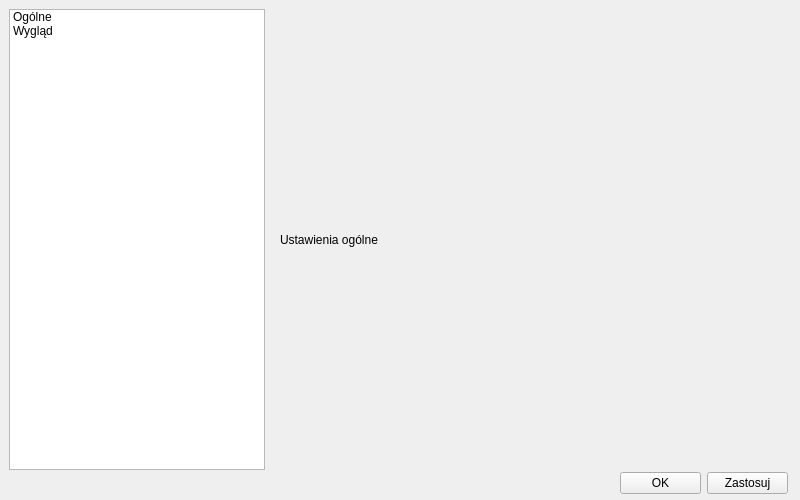
<?xml version="1.0" encoding="UTF-8"?>
<ui version="4.0">
 <class>SettingsWindow</class>
 <widget class="QWidget" name="SettingsWindow">
  <property name="geometry">
   <rect>
    <x>0</x>
    <y>0</y>
    <width>800</width>
    <height>500</height>
   </rect>
  </property>
  <property name="sizePolicy">
   <sizepolicy hsizetype="Fixed" vsizetype="Fixed">
    <horstretch>0</horstretch>
    <verstretch>0</verstretch>
   </sizepolicy>
  </property>
  <property name="minimumSize">
   <size>
    <width>800</width>
    <height>500</height>
   </size>
  </property>
  <property name="maximumSize">
   <size>
    <width>800</width>
    <height>500</height>
   </size>
  </property>
  <property name="windowTitle">
   <string>Ustawienia</string>
  </property>
  <widget class="QWidget" name="layoutWidget">
   <property name="geometry">
    <rect>
     <x>9</x>
     <y>9</y>
     <width>781</width>
     <height>461</height>
    </rect>
   </property>
   <layout class="QFormLayout" name="formLayout">
    <item row="0" column="1">
     <widget class="QStackedWidget" name="stackedWidget">
      <widget class="QWidget" name="pageGeneral">
       <layout class="QVBoxLayout">
        <item>
         <widget class="QLabel" name="label">
          <property name="text">
           <string>Ustawienia ogólne</string>
          </property>
         </widget>
        </item>
       </layout>
      </widget>
      <widget class="QWidget" name="pageAppearance">
       <layout class="QVBoxLayout">
        <item>
         <widget class="QLabel" name="label">
          <property name="text">
           <string>Dostępne motywy:</string>
          </property>
         </widget>
        </item>
        <item>
         <widget class="QPushButton" name="browseButton">
          <property name="text">
           <string>Przeglądaj</string>
          </property>
         </widget>
        </item>
        <item>
         <widget class="QListWidget" name="themeList"/>
        </item>
        <item>
         <widget class="QLabel" name="label_4">
          <property name="text">
           <string>Wielkość czcionki (10-30 px)</string>
          </property>
         </widget>
        </item>
        <item>
         <widget class="QSpinBox" name="fontSizeBox">
          <property name="minimum">
           <number>10</number>
          </property>
          <property name="maximum">
           <number>30</number>
          </property>
         </widget>
        </item>
       </layout>
      </widget>
     </widget>
    </item>
    <item row="0" column="0">
     <widget class="QListWidget" name="listWidget">
      <property name="selectionMode">
       <enum>QAbstractItemView::SelectionMode::SingleSelection</enum>
      </property>
      <item>
       <property name="text">
        <string>Ogólne</string>
       </property>
      </item>
      <item>
       <property name="text">
        <string>Wygląd</string>
       </property>
      </item>
     </widget>
    </item>
   </layout>
  </widget>
  <widget class="QWidget" name="layoutWidget">
   <property name="geometry">
    <rect>
     <x>620</x>
     <y>470</y>
     <width>168</width>
     <height>26</height>
    </rect>
   </property>
   <layout class="QHBoxLayout" name="horizontalLayout">
    <item>
     <widget class="QPushButton" name="pushButton_2">
      <property name="text">
       <string>OK</string>
      </property>
     </widget>
    </item>
    <item>
     <widget class="QPushButton" name="pushButton">
      <property name="text">
       <string>Zastosuj</string>
      </property>
     </widget>
    </item>
   </layout>
  </widget>
 </widget>
 <resources/>
 <connections/>
</ui>
